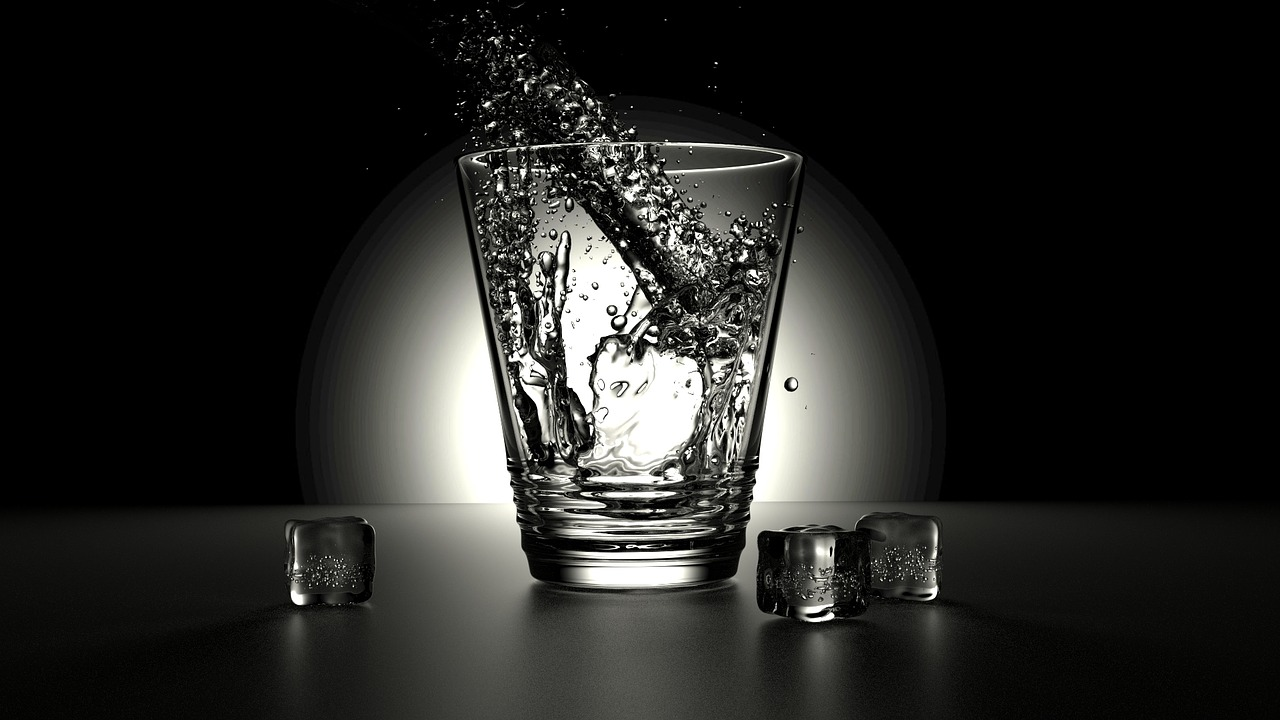
#> input picture python_opencv/images/glass.jpg, 1280 x 720 px, found by its file name
$ python resize_0330.py
#> lines starting #> are read from the running program, lines starting #| are printed output that depends on the picture
import cv2

img_src = cv2.imread('images/glass.jpg',cv2.IMREAD_COLOR)
#> img_src is the input picture: shape (720, 1280, 3); mean B, G, R 35.2, 37.3, 37.1

height, width = img_src.shape[:2]
#> height = 720; width = 1280
print('height : ',height, 'width : ', width)
#| height :  720 width :  1280
img_dst = cv2.resize(img_src, dsize=(640,480), interpolation=cv2.INTER_AREA)
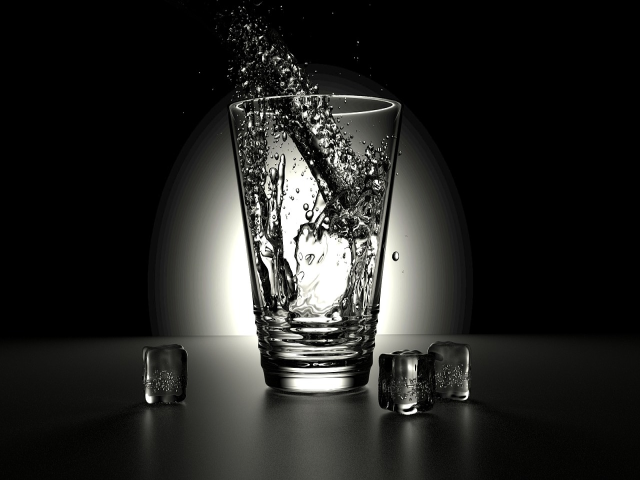
#> img_dst: shape (480, 640, 3); mean B, G, R 35.2, 37.3, 37.1
img_dst1 = cv2.resize(img_src, dsize=(0,0), fx=0.5, fy=0.5, interpolation=cv2.INTER_AREA)
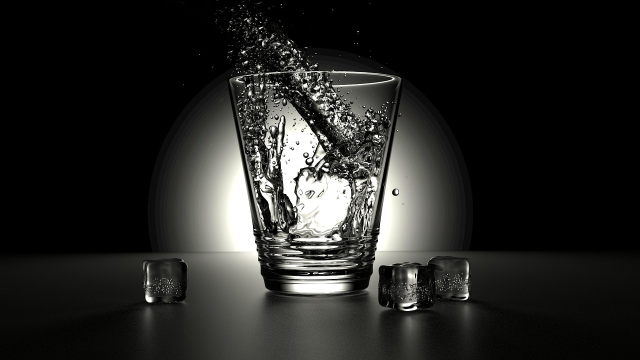
#> img_dst1: shape (360, 640, 3); mean B, G, R 35.3, 37.4, 37.2

cv2.imshow('img_src',img_src)
cv2.imshow('img_dst',img_dst)
cv2.imshow('img_dst1',img_dst1)
cv2.waitKey()
cv2.destroyAllWindows()

$ run again, with python_opencv/images/1.jpg copied over python_opencv/images/glass.jpg
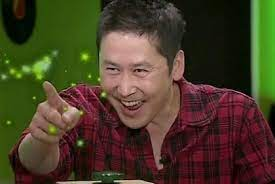
#> input picture python_opencv/images/1.jpg, 275 x 184 px, found by its file name
#> img_src is the input picture: shape (184, 275, 3); mean B, G, R 38, 60.6, 71.8
#| height :  184 width :  275
#> `img_dst = cv2.resize(img_src, dsize=(640,480), interpolation=cv2.INTER..`:
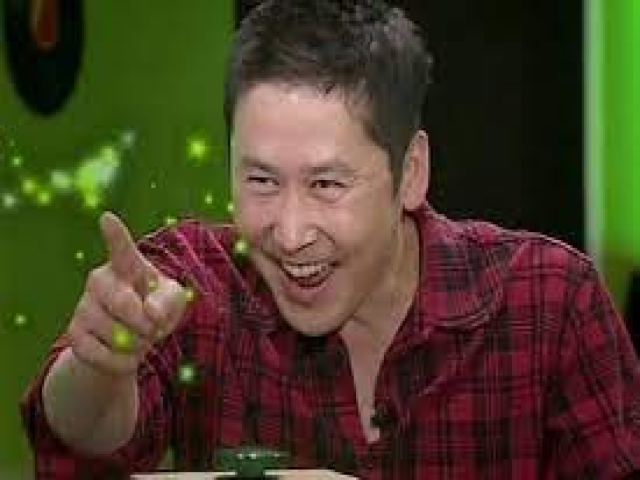
#> img_dst: shape (480, 640, 3); mean B, G, R 37.9, 60.6, 71.8
#> `img_dst1 = cv2.resize(img_src, dsize=(0,0), fx=0.5, fy=0.5, interpolat..`:
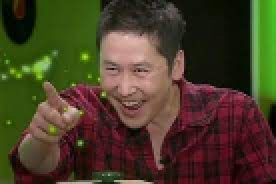
#> img_dst1: shape (92, 138, 3) (shown 2 times larger); mean B, G, R 38.1, 60.9, 71.9
